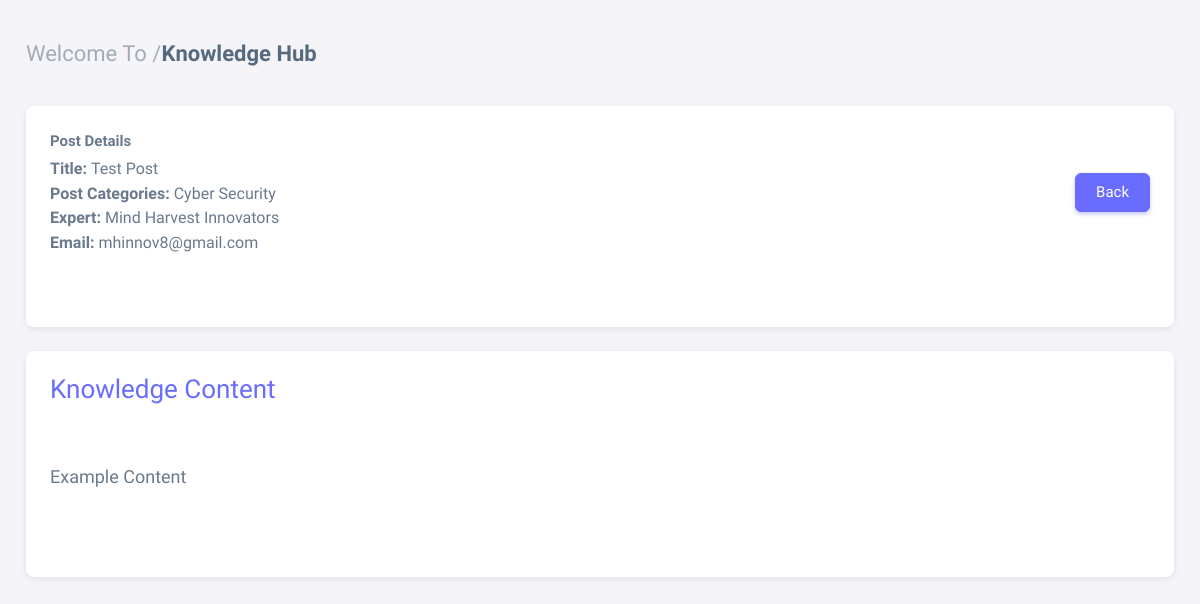
/content/1/, run on the app's committed database.
### reports/models.py (models this page shows, shortened)
class ExpertKnowledge(models.Model):
    title = models.CharField(max_length=255)
    content = models.TextField()
    expert = models.ForeignKey(CustomUser, on_delete=models.CASCADE)
    categories = models.ManyToManyField(KnowledgeCategory, related_name='knowledge_entries')
    created_at = models.DateTimeField(auto_now_add=True)
    updated_at = models.DateTimeField(auto_now=True)

class KnowledgeCategory(models.Model):
    name = models.CharField(max_length=255)
    description = models.TextField(blank=True, null=True)
    def __str__(self):
        return self.name

class CustomUser(AbstractBaseUser, PermissionsMixin):
    ROLE_CHOICES = [
        ('Admin', 'Admin'),
        ('Reporter', 'Reporter'),
    ]
    email = models.EmailField(unique=True)
    name = models.CharField(max_length=30, blank=True)
    role = models.CharField(choices=ROLE_CHOICES, max_length=30, blank=True)
    date_joined = models.DateTimeField(auto_now_add=True)
    is_active = models.BooleanField(default=True)
    is_staff = models.BooleanField(default=False)
    objects = CustomUserManager()
    USERNAME_FIELD = 'email'
    REQUIRED_FIELDS = ['name']

### reports/views.py (the view)
# urls.py: path('content/<str:pk>/', views.content, name='content')
def content(request, pk):
    post = get_object_or_404(ExpertKnowledge, pk=pk)
    form = ExpertForm()
    if request.method == "POST":
        form = ExpertForm(request.POST, instance=post)
        if form.is_valid():
            form.save()
            return redirect('admin-hub')
    else:
        form = ExpertForm(instance=post)
    is_creator = request.user == post.expert
    context = {
        'form': form,
        'post': post,
        'is_creator': is_creator,
    }
    return render(request, 'content.html', context)

### reports/templates/content.html (shortened to what this page needs)
{% extends 'base.html' %}
{% block content %}
<div class="content-wrapper">
    <div class="container-xxl flex-grow-1 container-p-y">
        <h4 class="fw-semibold py-3 mb-4"><span class="text-muted fw-light">Welcome To /</span>Knowledge Hub</h4>
        <div class="col-lg-12 col-md-12">
            <div class="row">
                <div class="col-lg-12 col-md-12 col-12 mb-4">
                    <div class="card">
                        <div class="card-body">
                            <div class="d-flex align-items-center justify-content-between mb-5">
                                <div>
                                    <span class="fw-semibold d-block mb-1">Post Details</span>
                                    <p class="card-title mb-0" style="font-size: medium;">
                                        <strong>Title: </strong>{{ post.title }}
                                    </p>
                                    <p class="card-title mb-0" style="font-size: medium;">
                                        <strong>Post Categories: </strong>
                                        {% for category in post.categories.all %}
                                            {{ category.name }}{% if not forloop.last %}, {% endif %}
                                        {% endfor %}
                                    </p>
                                    <p class="card-title mb-0" style="font-size: medium;">
                                        <strong>Expert: </strong>{{ post.expert.name }}
                                    </p>
                                    <p class="card-title mb-0" style="font-size: medium;">
                                        <strong>Email: </strong>{{ post.expert.email }}
                                    </p>
                                </div>
                                {% if request.user.role == 'Admin' %}
                                <a href="{% url 'admin-hub' %}" class="btn btn-primary ms-auto">Back</a>
                                {% elif request.user.role == 'Reporter' %}
                                <a href="#" class="btn btn-primary ms-auto">Back</a>
                                {% else %}
                                <a href="{% url 'knowledge-hub' %}" class="btn btn-primary ms-auto">Back</a>
                                {% endif %}
                            </div>
                        </div>
                    </div>
                </div>
            </div>
        </div>
        <div class="row">
            <div class="col-lg-12 mb-4 order-0">
                <div class="card">
                    <div class="d-flex align-items-end row">
                        <div>
                            <div class="card-body">
                                <div class="d-flex align-items-center justify-content-between">
                                    <h3 class="card-title text-primary">Knowledge Content</h3>
                                </div>
                                <div style="white-space: pre-wrap;">
                                    <p style="text-align: justify; font-size: large">{{ post.content }}</p>
                                </div>
                            </div>
                        </div>
                    </div>
                </div>
            </div>
        </div>
    </div>
</div>
    {% endblock content %}

### data on the page
ExpertKnowledge: title "Test Post", expert.name "Mind Harvest Innovators", expert.email "mhinnov8@gmail.com", content "Example Content"
KnowledgeCategory: name "Cyber Security"
